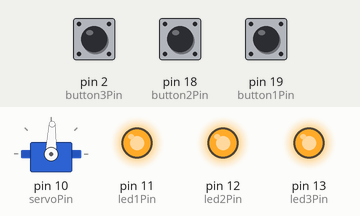
Simulated run of this sketch. Board: Arduino Uno, built with avr-gcc and run on an emulated ATmega328P. On the bench: servo, output pins drawn as LEDs (lit = HIGH). The inputs (shaded band) are chosen by the test bench; at power-on: pin 18 (button2Pin) LOW, pin 2 (button3Pin) LOW, pin 19 (button1Pin) LOW.

Above: at 1.2 s.
1.3 s: pin 18 (button2Pin) pulled HIGH for 0.15 s
At 2.6 s:
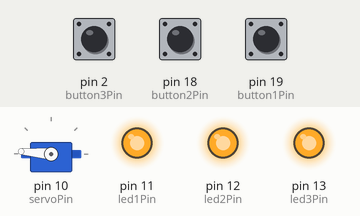
2.9 s: pin 2 (button3Pin) pulled HIGH for 0.15 s
At 3.02 s:
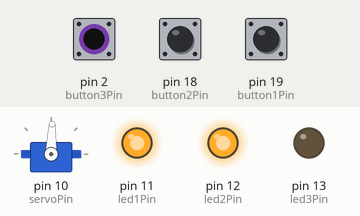
4.6 s: pin 19 (button1Pin) pulled HIGH for 0.15 s
At 5.2 s:
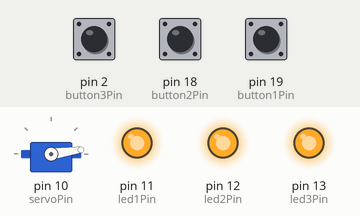
6.3 s: pin 2 (button3Pin) pulled HIGH for 1 s
At 7.7 s:
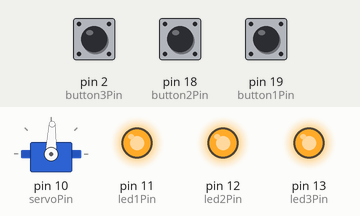
8.8 s: pin 2 (button3Pin) pulled HIGH for 3.2 s
At 10.0 s:
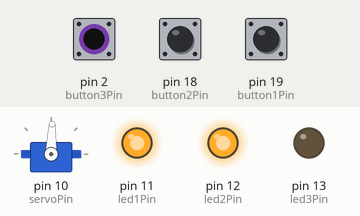
13.5 s: pin 18 (button2Pin) pulled HIGH for 1 s
At 14.3 s:
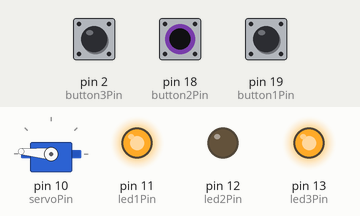
Timing chart, 0 to 16.5 s (numbered marks = the images above; inputs shaded):
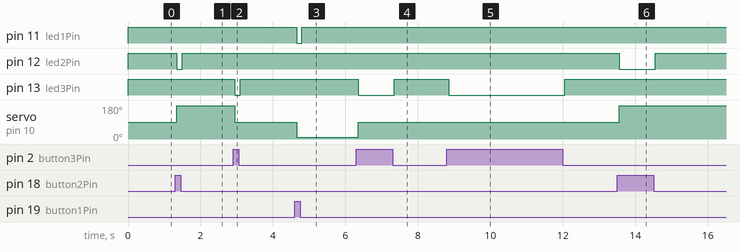

The sketch:

ServoKeypad.ino
```cpp
#include <Keypad.h>
#include <Servo.h>

const int led1Pin = 11, led2Pin = 12, led3Pin = 13;
const int button1Pin = 19, button2Pin = 18, button3Pin = 2;
const int servoPin = 10;
const int potPin = 0;
const int ccwSpin = 8, cwSpin = 175, stopSpin = 88;

const byte rows = 4; //four rows
const byte cols = 3; //three columns
char keys[rows][cols] = {
  {'1','2','3'},//, 'A'},
  {'4','5','6'},//, 'B'},
  {'7','8','9'},//, 'C'},
  {'*','0','#'}//, 'D'}
};

byte rowPins[rows] = {9, 8, 7, 6}; //connect to the row pinouts of the keypad1
byte colPins[cols] = {5, 4, 3}; //connect to the column pinouts of the keypad1

Keypad keypad1 = Keypad(makeKeymap(keys), rowPins, colPins, rows, cols);

const int pinLength = 4;
char password[pinLength] = {'4','5','1','5'};
char pin[pinLength];
boolean enteringPin = false;
int pinCount = 0;

int currentDirection = stopSpin;

int led1State = HIGH, led2State = HIGH, led3State = HIGH;
int button1State, button2State, button3State;
int button1PreviousState = LOW, button2PreviousState = LOW, button3PreviousState = LOW;

long button1LastDebounce = 0;
long button2LastDebounce = 0;
long button3LastDebounce = 0;

Servo servo1;

const long debounceDelay = 50;

void setup(){

  //Serial.begin(9600);

  pinMode(led1Pin, OUTPUT);
  pinMode(led2Pin, OUTPUT);
  pinMode(led3Pin, OUTPUT);

  pinMode(button1Pin, INPUT);
  pinMode(button2Pin, INPUT);
  pinMode(button3Pin, INPUT);

  servo1.attach(servoPin);

  digitalWrite(led1Pin, led1State);
  digitalWrite(led2Pin, led2State);
  digitalWrite(led3Pin, led3State);

}

void loop(){

  char key = keypad1.getKey();

  if (key != NO_KEY){
    if(!enteringPin){
      //Serial.println(key);
    }
    if(key == '*'){
      enteringPin = true;
      //Serial.println("Entering pin!");
    }
    if(key == '#'){
      //Serial.println("PIN cleared");
      pinCount = 0;
      enteringPin = false;
    }
    if(enteringPin && key != '*' && key != '#'){
      pin[pinCount] = key;
      pinCount++;
    }

    if(pinCount == pinLength){
      //Serial.println(pin);
      //Serial.println(password);
      int count = 0;
      for(int i = 0; i < pinLength; i++){
        if(pin[i] == password[i]){
          count++;
          //Serial.println('Y');
          continue;
        } else {
          //Serial.println('N');
          break;
        }
      }
      //Serial.println(count);
      if(count == pinLength){
      //Serial.println("yay");
        if(currentDirection == ccwSpin){
          currentDirection = cwSpin;
        } else if (currentDirection == cwSpin){
          currentDirection = ccwSpin;
        } else {
          currentDirection = ccwSpin;
        }
      }
      enteringPin = false;
      pinCount = 0;
    }
  }

  servo1.write(currentDirection);
  // Check button 1
  int button1Reading = digitalRead(button1Pin);

  if(button1Reading != button1PreviousState){
    button1LastDebounce = millis();
  }

  if((millis() - button1LastDebounce) > debounceDelay){
    if(button1Reading != button1State){
      button1State = button1Reading;
      if(button1State == HIGH){
        currentDirection = ccwSpin;
        digitalWrite(led1Pin, LOW);
      } else {
        digitalWrite(led1Pin, HIGH);
      }
    }
  }

  button1PreviousState = button1Reading;


  // Check button 2
  int button2Reading = digitalRead(button2Pin);

  if(button2Reading != button2PreviousState){
    button2LastDebounce = millis();
  }

  if((millis() - button2LastDebounce) > debounceDelay){
    if(button2Reading != button2State){
      button2State = button2Reading;
      if(button2State == HIGH){
        currentDirection = cwSpin;
        digitalWrite(led2Pin, LOW);
      } else {
        digitalWrite(led2Pin, HIGH);
      }
    }
  }

  button2PreviousState = button2Reading;

  // Check button 3
  int button3Reading = digitalRead(button3Pin);

  if(button3Reading != button3PreviousState){
    button3LastDebounce = millis();
  }

  if((millis() - button3LastDebounce) > debounceDelay){
    if(button3Reading != button3State){
      button3State = button3Reading;
      if(button3State == HIGH){
        currentDirection = stopSpin;
        digitalWrite(led3Pin, LOW);
      } else {
        digitalWrite(led3Pin, HIGH);
      }
    }
  }

  button3PreviousState = button3Reading;

}
```

Measured:
- after the input at 1.3 s, pin 12 (led2Pin): HIGH → LOW after 0.05 s, → HIGH 0.15 s later; servo on pin 10 (servoPin): 88° → 175° after 0.05 s
- after the input at 2.9 s, pin 13 (led3Pin): HIGH → LOW after 0.05 s, → HIGH 0.15 s later; servo on pin 10 (servoPin): 175° → 88° after 0.05 s
- after the input at 4.6 s, pin 11 (led1Pin): HIGH → LOW after 0.05 s, → HIGH 0.15 s later; servo on pin 10 (servoPin): 88° → 8° after 0.05 s
- after the input at 6.3 s, pin 13 (led3Pin): HIGH → LOW after 0.05 s, → HIGH 1.0 s later; servo on pin 10 (servoPin): 8° → 88° after 0.05 s
- after the input at 8.8 s, pin 13 (led3Pin): HIGH → LOW after 0.05 s, → HIGH 3.2 s later
- after the input at 13.5 s, pin 12 (led2Pin): HIGH → LOW after 0.05 s, → HIGH 1.0 s later; servo on pin 10 (servoPin): 88° → 175° after 0.05 s
